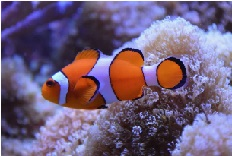
#> input picture Week1/Task1/nemo.jpg, 232 x 156 px
$ python HSV_Threshold.py
#> lines starting #> are read from the running program, lines starting #| are printed output that depends on the picture; after the words box and inside, x2 and y2 are one past the last pixel; in counts of white or black regions, pixels touching at a corner belong together
import cv2
import numpy as np
import matplotlib.pyplot as plt

img = cv2.imread("nemo.jpg")
#> img is the input picture: shape (156, 232, 3); mean B, G, R 125.6, 95.4, 113.2
if img is None:
    raise ValueError("Image not found")

img_rgb = cv2.cvtColor(img, cv2.COLOR_BGR2RGB)
img_hsv = cv2.cvtColor(img_rgb, cv2.COLOR_RGB2HSV)
#> img_hsv: shape (156, 232, 3); mean H, S, V 117, 96.4, 142.3

h1 = 1
s1 = 190
v1 = 100

h2 = 18
s2 = 255
v2 = 255

lower = (h1, s1, v1)
upper = (h2, s2, v2)

mask = cv2.inRange(img_hsv, lower, upper)
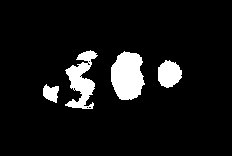
#> mask: shape (156, 232); 8.1% white; 4 white regions, box (x1, y1, x2, y2) and area: (111, 51, 145, 100) 1273, (65, 50, 98, 109) 960, (158, 60, 182, 88) 503, (43, 84, 59, 103) 205
result = cv2.bitwise_and(img_rgb, img_rgb, mask=mask)
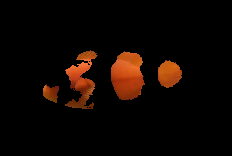
#> result: shape (156, 232, 3); mean R, G, B 14.2, 5.8, 1.8

plt.figure(figsize=(12, 6))

plt.subplot(1, 3, 1)
plt.title("Original")
plt.imshow(img_rgb)
plt.axis("off")

plt.subplot(1, 3, 2)
plt.title("Mask")
plt.imshow(mask, cmap="gray")
plt.axis("off")

plt.subplot(1, 3, 3)
plt.title("Segmented Result")
plt.imshow(result)
plt.axis("off")

plt.show()
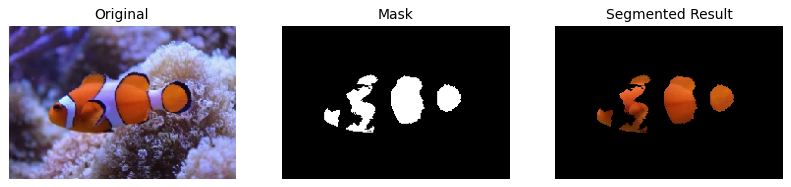
#> figure drawn by matplotlib, 3 panels

$ run again, with Week1/Task1/earth.jpg copied over Week1/Task1/nemo.jpg
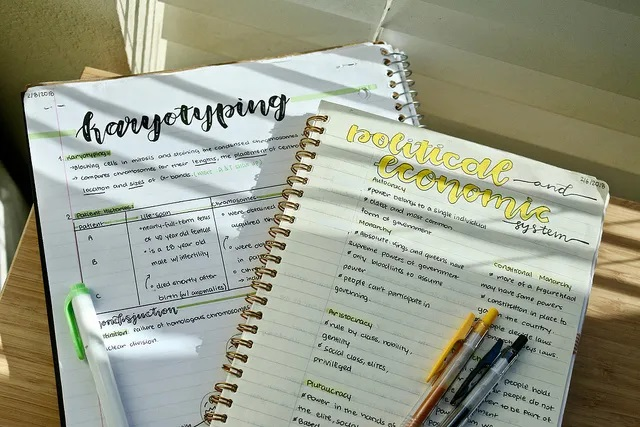
#> input picture Week1/Task1/earth.jpg, 640 x 427 px
#> img is the input picture: shape (427, 640, 3); mean B, G, R 139.4, 157.6, 153.8
#> img_hsv: shape (427, 640, 3); mean H, S, V 54.1, 52.3, 161.2
#> `mask = cv2.inRange(img_hsv, lower, upper)`:
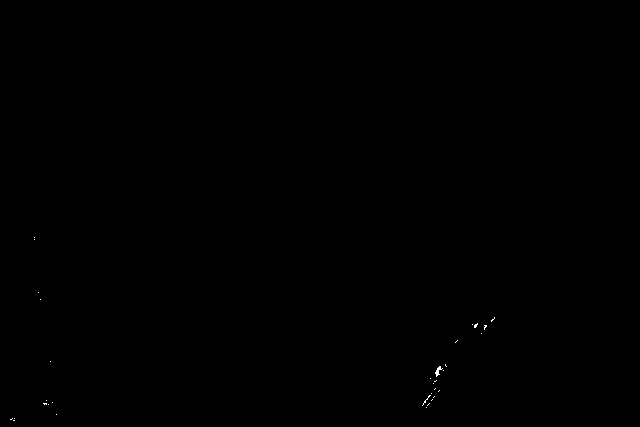
#> mask: shape (427, 640); 0.05% white in thin lines or dots, all inside (x1, y1, x2, y2) = (10, 237, 495, 421)
#> `plt.show()`:
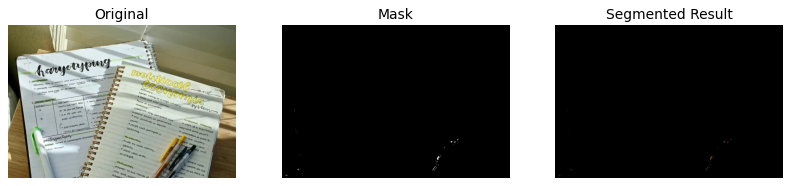
#> figure drawn by matplotlib, 3 panels
